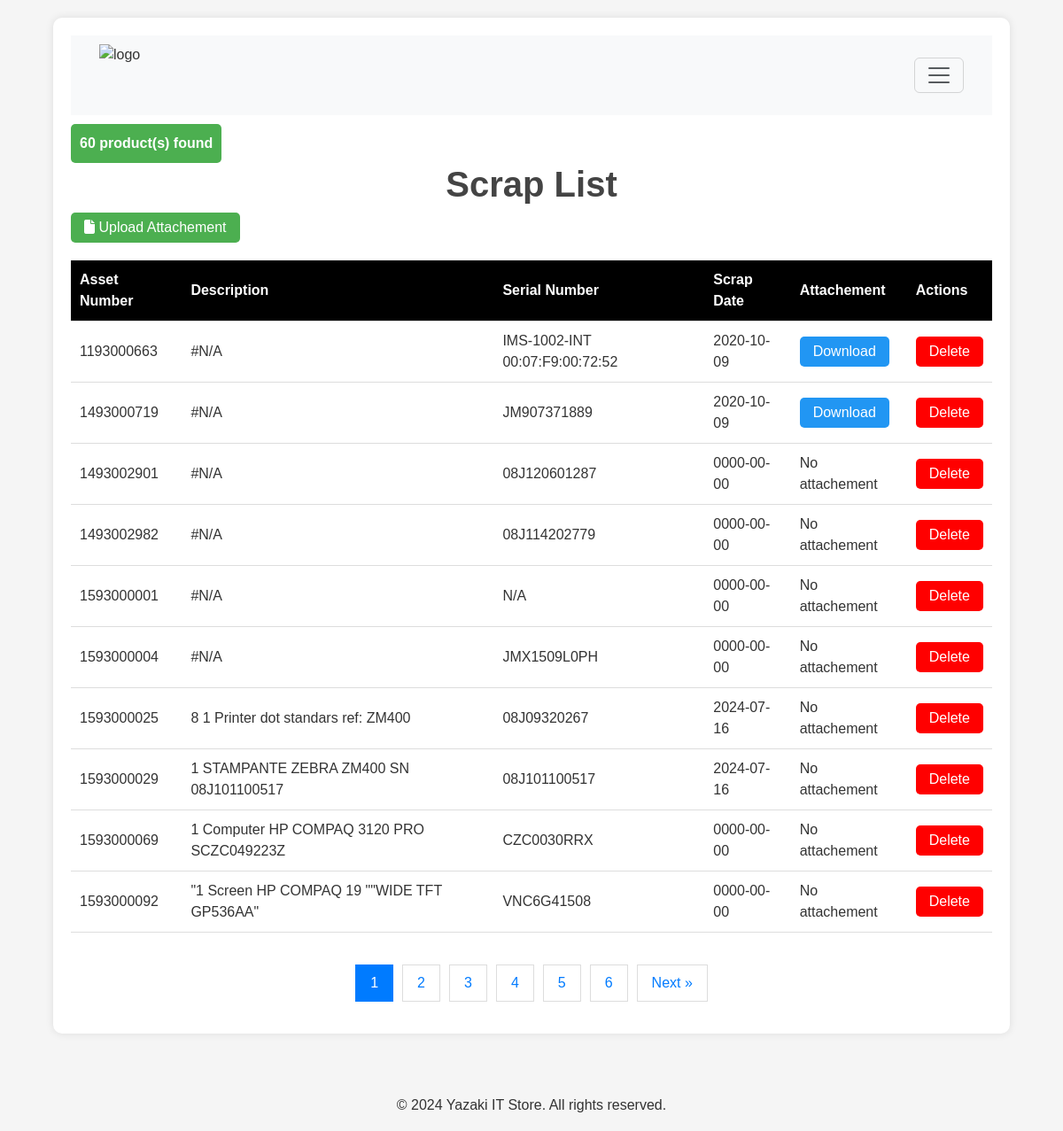
/scrap.php (signed in), run on the app's committed database.
### tables this page shows
CREATE TABLE `scrap` (
  `assets` int(10) NOT NULL,
  `description` varchar(400) NOT NULL,
  `SN` varchar(255) NOT NULL,
  `Scrap-Date` date NOT NULL,
  `attachement` varchar(100) NOT NULL
);

### scrap.php (the view, shortened to what this page needs)
<?php
include 'db.php';
$search = '';
$limit = 10;
$page = isset($_GET['page']) ? (int)$_GET['page'] : 1;
$offset = ($page - 1) * $limit;
$sql = "SELECT * FROM scrap WHERE
        assets LIKE '%$search%' OR
        description LIKE '%$search%' OR
        SN LIKE '%$search%' OR
        `Scrap-Date` LIKE '%$search%' OR
        attachement LIKE '%$search%'
        LIMIT $limit OFFSET $offset";
$result = $conn->query($sql);
$totalResultsSql = "SELECT COUNT(*) AS total FROM scrap WHERE
        assets LIKE '%$search%' OR
        description LIKE '%$search%' OR
        SN LIKE '%$search%' OR
        `Scrap-Date` LIKE '%$search%' OR
        attachement LIKE '%$search%'";
$totalResultsResult = $conn->query($totalResultsSql);
$totalResultsRow = $totalResultsResult->fetch_assoc();
$totalResults = $totalResultsRow['total'];
$totalPages = ceil($totalResults / $limit);
?>
<!DOCTYPE html>
<html lang="en">
<head>
    <link rel="stylesheet" href="https://cdn.jsdelivr.net/npm/bootstrap@5.3.3/dist/css/bootstrap.min.css">
    <link rel="stylesheet" href="style.css">
    <link rel="stylesheet" href="button.css">
    <link rel="stylesheet" href="https://cdnjs.cloudflare.com/ajax/libs/font-awesome/6.4.2/css/all.min.css" />
</head>
<body>
<div class="container">
    <nav class="navbar bg-body-tertiary fixed-top">
        <div class="container-fluid">
           <img src="image/logo.png" alt="logo" class="logo">
            <button class="navbar-toggler" type="button" data-bs-toggle="offcanvas" data-bs-target="#offcanvasNavbar" aria-controls="offcanvasNavbar" aria-label="Toggle navigation">
                <span class="navbar-toggler-icon"></span>
            </button>
        </div>
    </nav>
    <span class='result-count'><?php echo $totalResults; ?> product(s) found</span>
    <h1>Scrap List</h1>
    <button type="button" class="button button-add" data-bs-toggle="modal" data-bs-target="#uploadModal">
        <i class='fas fa-file'></i> Upload Attachement
    </button>
    <table>
        <tr>
            <th>Asset Number</th>
            <th>Description</th>
            <th>Serial Number</th>
            <th>Scrap Date</th>
            <th>Attachement</th>
            <th>Actions</th>
        </tr>
        <?php
        if ($result->num_rows > 0) {
            while ($row = $result->fetch_assoc()) {
                echo "<tr>";
                echo "<td>" . $row["assets"] . "</td>";
                echo "<td>" . $row["description"] . "</td>";
                echo "<td>" . $row["SN"] . "</td>";
                echo "<td>" . $row["Scrap-Date"] . "</td>";
                echo "<td>";
                if (!empty($row["attachement"])) {
                    echo "<a href='download.php?file=" . urlencode($row["attachement"]) . "' class='button button-download' download>Download</a>";
                } else {
                    echo "No attachement";
                }
                echo "</td>";
                echo "<td>
                        <a href='delete.php?id=" . $row["assets"] . "' class='button button-delete' onclick='return confirmDelete()'>Delete</a>
                      </td>";
                echo "</tr>";
            }
        } else {
            echo "<tr><td colspan='6'>No products found</td></tr>";
        }
        ?>
    </table>
    <div class="pagination">
        <?php for ($i = 1; $i <= $totalPages; $i++): ?>
            <a href="?page=<?php echo $i; ?>&search=<?php echo $search; ?>" class="<?php echo $i == $page ? 'active' : ''; ?>"><?php echo $i; ?></a>
        <?php endfor; ?>
        <?php if ($page < $totalPages): ?>
            <a href="?page=<?php echo $page + 1; ?>&search=<?php echo $search; ?>">Next &raquo;</a>
        <?php endif; ?>
    </div>
</div>
<footer class="text-center mt-5">
    <p>&copy; 2024 Yazaki IT Store. All rights reserved.</p>
</footer>
</body>
</html>

### style.css (style rules this page uses)
body { font-family: Arial, sans-serif; background: #f5f5f5; color: #333; margin: 0; padding: 0; display: flex; flex-direction: column; }
.container { width: 90%; margin: 20px auto; padding: 20px; background: #ffffff; border-radius: 10px; flex: 1; box-shadow: 0 0 10px rgba(0, 0, 0, 0.1); }
h1, h2, h3, h4, h5, h6 { text-align: center; font-weight: 600; color: #444; }
table { width: 100%; border-collapse: collapse; margin: 20px 0; }
th, td { padding: 10px; text-align: left; border-bottom: 1px solid #ddd; }
th { background-color: black; color: white; }
p, ul { font-size: 16px; line-height: 1.6; }
.button { padding: 5px 15px; border: none; border-radius: 5px; cursor: pointer; transition: background 0.3s; font-size: 16px; text-decoration: none; display: inline-block; background: #2196f3; color: white; }
.button-add { background: #4CAF50; color: white; }
.button-delete { background: red; color: white; }
.logo { height: 50px; margin-bottom: 20px; }
.result-count { color: white; background-color: #4caf50; padding: 10px; border-radius: 5px; font-size: 16px; font-weight: bold; display: inline-block; margin-top: 10px; text-align: center; }
.navbar { display: flex; align-items: center; justify-content: space-between; background-color: #2196f3; padding: 10px 20px; position: relative; }
.navbar .logo { height: 50px; }

### button.css (style rules this page uses)
html { scroll-behavior: smooth; }

### scrap.php (style rules this page uses)
.pagination { display: flex; justify-content: center; padding: 1em; }
.pagination a { margin: 0 5px; padding: 8px 16px; border: 1px solid #ddd; text-decoration: none; color: #007bff; }
.pagination a.active { background-color: #007bff; color: white; border: 1px solid #007bff; }

### data on the page
scrap: assets "1193000663", description "#N/A", SN "IMS-1002-INT 00:07:F9:00:72:52", value "2020-10-09"
scrap: assets "1493000719", description "#N/A", SN "JM907371889", value "2020-10-09"
scrap: assets "1493002901", description "#N/A", SN "08J120601287", value "0000-00-00", attachement "No attachement"
scrap: assets "1493002982", description "#N/A", SN "08J114202779", value "0000-00-00", attachement "No attachement"
scrap: assets "1593000001", description "#N/A", SN "N/A", value "0000-00-00", attachement "No attachement"
scrap: assets "1593000004", description "#N/A", SN "JMX1509L0PH", value "0000-00-00", attachement "No attachement"
scrap: assets "1593000025", description "8 1 Printer dot standars ref: ZM400", SN "08J09320267", value "2024-07-16", attachement "No attachement"
scrap: assets "1593000029", description "1 STAMPANTE ZEBRA ZM400 SN 08J101100517", SN "08J101100517", value "2024-07-16", attachement "No attachement"
scrap: assets "1593000069", description "1 Computer HP COMPAQ 3120 PRO SCZC049223Z", SN "CZC0030RRX", value "0000-00-00", attachement "No attachement"
scrap: assets "1593000092", description "\"1 Screen HP COMPAQ 19 \"\"WIDE TFT GP536AA\"", SN "VNC6G41508", value "0000-00-00", attachement "No attachement"

### other printed values
$totalResults "60"
